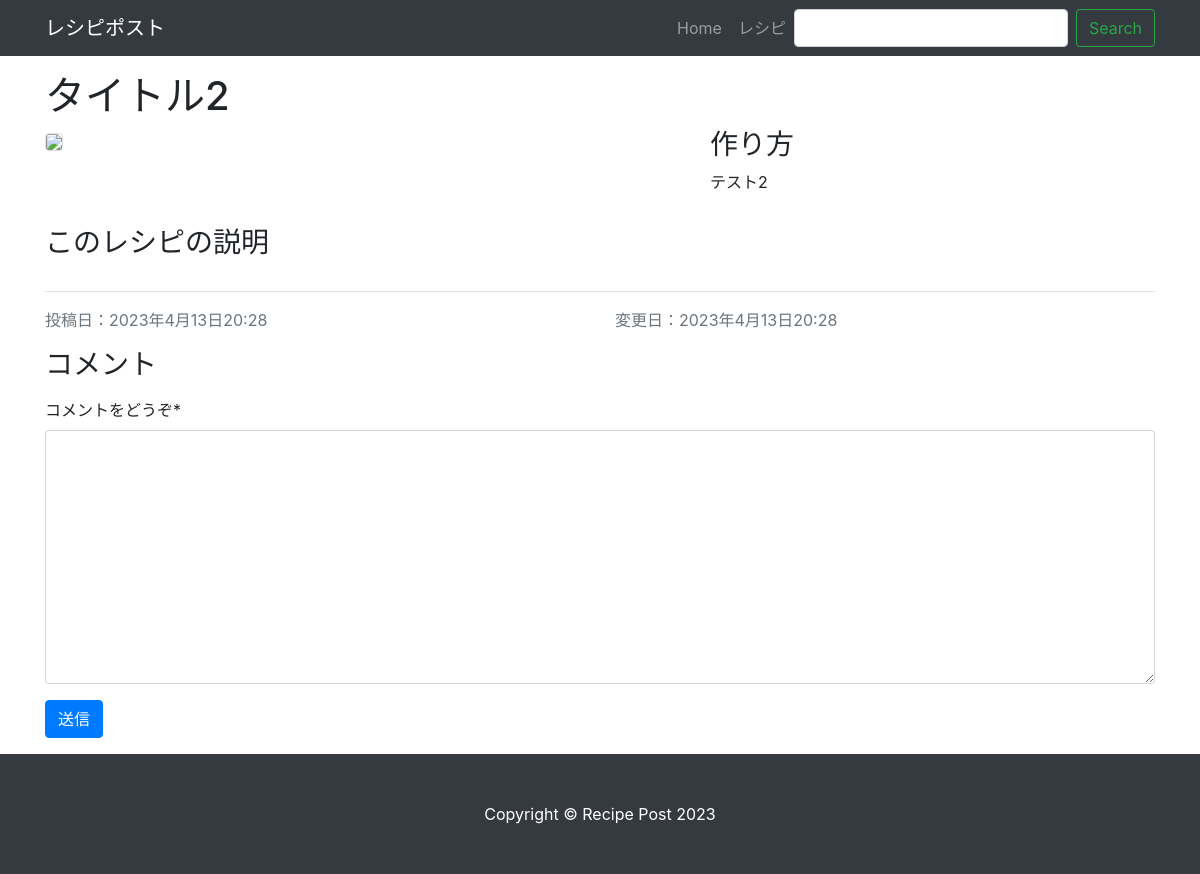
The page /recipe/2 on the database as committed earlier.
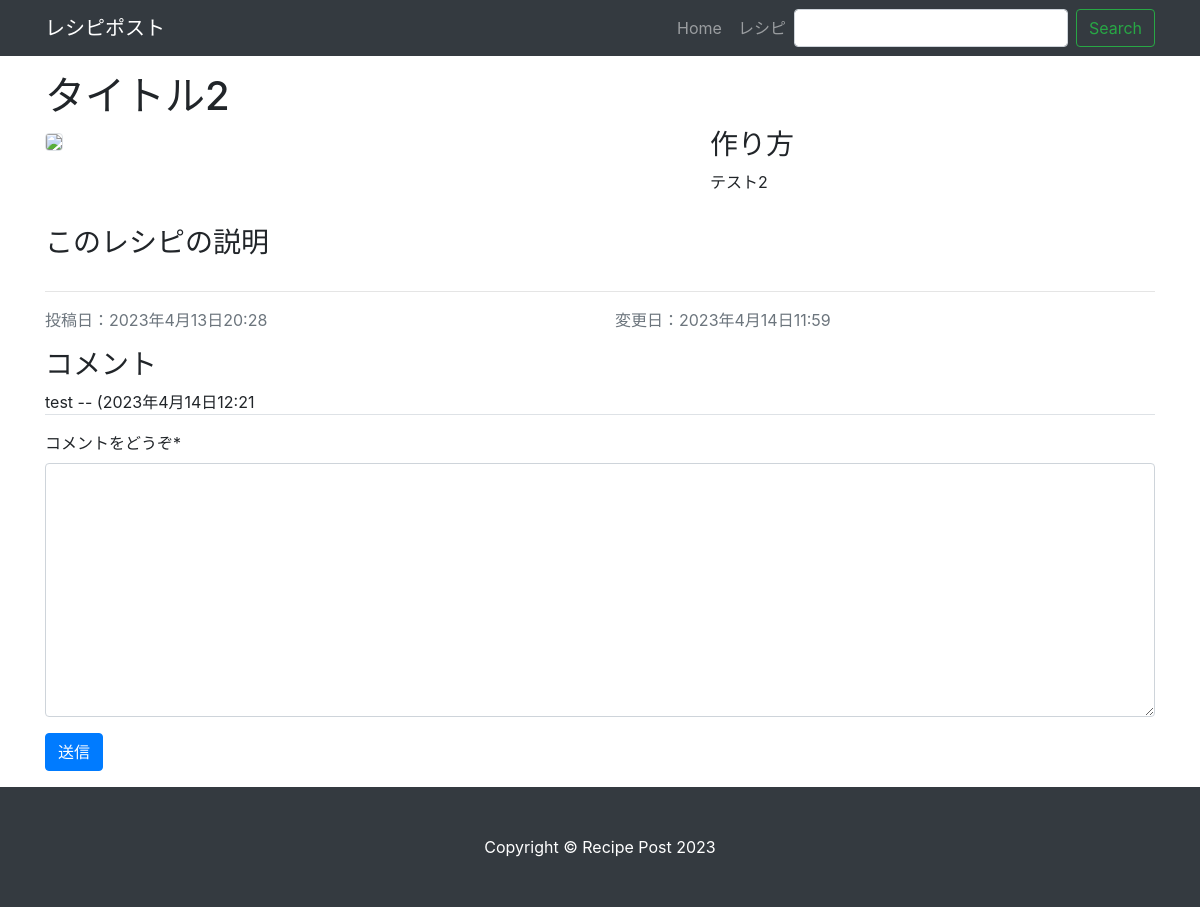
The same page on the database as committed later.
### recipe/models.py (models this page shows, shortened)
class Recipe(models.Model):
    title = models.CharField(verbose_name="タイトル", max_length=200)
    content = models.TextField(verbose_name="内容")
    description = models.TextField(blank=True, default="")
    image = models.ImageField(upload_to="images/uploaded/", default=None, null=True, blank=True)
    detail_main = ImageSpecField(
        source="image",
        processors=[ResizeToFill(640, 480)],
        format="jpeg",
        options={"quality": 80}
    )
    user = models.ForeignKey(User, on_delete=models.CASCADE, default=None, null=True)
    created = models.DateTimeField(auto_now_add=True)
    modified = models.DateTimeField(auto_now=True)
    class Meta:
        verbose_name = "レシピ"
        verbose_name_plural = "レシピ"

### comment/models.py (models this page shows)
class Comment(models.Model):
    content = models.TextField()
    created = models.DateTimeField(auto_now_add=True)
    recipe = models.ForeignKey(Recipe, on_delete=models.CASCADE, default=None, null=True)

### recipe/views.py (the view)
# urls.py: path('<int:pk>', RecipeDetailView.as_view(), name="detail"),
class RecipeDetailView(DetailView):
    model = Recipe
    def get_context_data(self, **kwargs):
        context = super().get_context_data(**kwargs)
        context['CommentForm'] = CommentForm(initial={'recipe': self.object})
        return context

### comment/forms.py
class CommentForm(forms.ModelForm):
    class Meta:
        model = Comment
        fields = ["content", "recipe", ]
        widgets = {
            "recipe": forms.HiddenInput()
        }
        labels = {
            "content": "コメントをどうぞ"
        }

### recipe/templates/recipe/recipe_detail.html (shortened to what this page needs)
{% extends "base.html" %}
{% load static %}
{% load crispy_forms_tags %}
{% block body %}
    <div class="row my-3">
        <div class="col-lg-12">
            <h1>{{ recipe.title }}</h1>
        </div>
        <div class="col-lg-7">
            {% if recipe.image %}
            <img src="{{ recipe.detail_main.url }}" width="640" class="img-fluid rounded border">
            {% else %}
            <img src="{% static 'images/01.jpg' %}" width="640" class="img-fluid rounded border">
        {% endif %}        </div>
        <div class="col-lg-5">
            <h3>作り方</h3>
            <p>{{ recipe.content }}</p>
        </div>
    </div>
    <div class="row">
        <div class="col-lg-12">
            <h3>このレシピの説明</h3>
        </div>
    </div>
    <hr>
    <div class="row">
        <div class="col">
            <p class="text-muted">投稿日：{{ recipe.created }}</p>
        </div>
        <div class="col">
            <p class="text-muted">変更日：{{ recipe.modified }}</p>
        </div>
    </div>
    <div class="row">
        <div class="col">
            <h3>コメント</h3>
            <ul class="list-unstyled">
                {% for comment in recipe.comment_set.all %}
                    <li class="border-bottom mt-2">
                        {{ comment.content }} -- ({{ comment.created }}
                    </li>
                {% endfor %}
            </ul>
        </div>
    </div>
    <div class="row">
        <div class="col">
            <form method="post" action="{% url 'comment:create' %}">
                {{ CommentForm|crispy }}
                <button type="submit" class="btn btn-primary">送信</button>
            </form>
        </div>
    </div>
{% endblock %}

Rows that differ between the two databases and show on the page:
changed Recipe "タイトル2": modified "2023年4月13日20:28" → "2023年4月14日11:59"
added Comment: content "test", created "2023年4月14日12:21"
